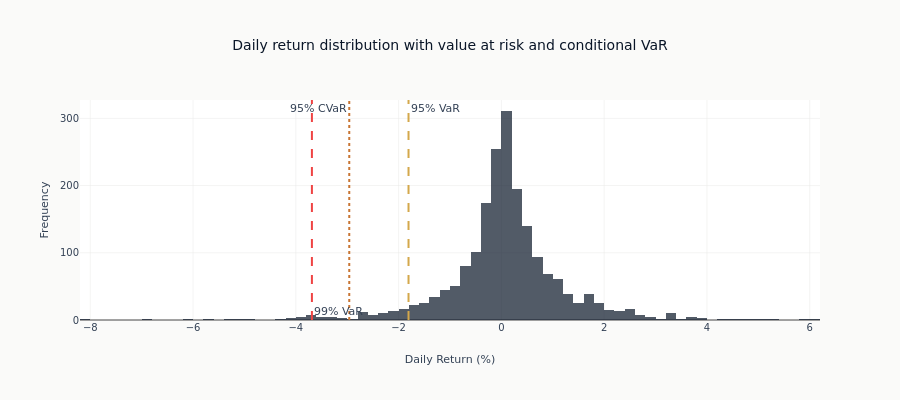

The notebook cell this image was saved under:
### Code cell
# Visualize return distribution with VaR
fig = go.Figure()

# Histogram of returns
fig.add_trace(go.Histogram(x=strategy_returns * 100, nbinsx=100, name="Daily Returns", opacity=0.7))

# VaR lines - stagger annotation y-positions to prevent overlap at the top
fig.add_vline(
    x=var_95 * 100,
    line_dash="dash",
    line_color=COLORS["amber"],
    annotation_text="95% VaR",
    annotation_position="top right",
)
fig.add_vline(
    x=var_99 * 100,
    line_dash="dash",
    line_color=COLORS["negative"],
    annotation_text="99% VaR",
    annotation_position="bottom right",
)
fig.add_vline(
    x=cvar_95 * 100,
    line_dash="dot",
    line_color=COLORS["copper"],
    annotation_text="95% CVaR",
    annotation_position="top left",
)

fig.update_layout(
    title="Daily return distribution with value at risk and conditional VaR",
    xaxis_title="Daily Return (%)",
    yaxis_title="Frequency",
    height=400,
    showlegend=False,
)
show_plotly_with_alt(
    fig,
    "Histogram of daily strategy returns with vertical lines marking the value at risk at two "
    "confidence levels and the conditional value at risk further into the left tail.",
)

### Figure 1 — Plotly figure (JSON) as saved in the notebook; plotly's stock layout.template omitted (floating-point values rounded to 4 significant figures; data arrays with more than 128 entries replaced by an {"elided": "..."} marker saying what was removed)
{"data": [{"name": "Daily Returns", "nbinsx": 100, "opacity": 0.7, "type": "histogram", "x": {"elided": "1971 float values"}}], "layout": {"annotations": [{"showarrow": false, "text": "95% VaR", "x": -1.807, "xanchor": "left", "xref": "x", "y": 1, "yanchor": "top", "yref": "y domain"}, {"showarrow": false, "text": "99% VaR", "x": -3.687, "xanchor": "left", "xref": "x", "y": 0, "yanchor": "bottom", "yref": "y domain"}, {"showarrow": false, "text": "95% CVaR", "x": -2.96, "xanchor": "right", "xref": "x", "y": 1, "yanchor": "top", "yref": "y domain"}], "height": 400, "shapes": [{"line": {"color": "#D4A84B", "dash": "dash"}, "type": "line", "x0": -1.807, "x1": -1.807, "xref": "x", "y0": 0, "y1": 1, "yref": "y domain"}, {"line": {"color": "#ef4444", "dash": "dash"}, "type": "line", "x0": -3.687, "x1": -3.687, "xref": "x", "y0": 0, "y1": 1, "yref": "y domain"}, {"line": {"color": "#C87533", "dash": "dot"}, "type": "line", "x0": -2.96, "x1": -2.96, "xref": "x", "y0": 0, "y1": 1, "yref": "y domain"}], "showlegend": false, "title": {"text": "Daily return distribution with value at risk and conditional VaR"}, "xaxis": {"title": {"text": "Daily Return (%)"}}, "yaxis": {"title": {"text": "Frequency"}}}}
